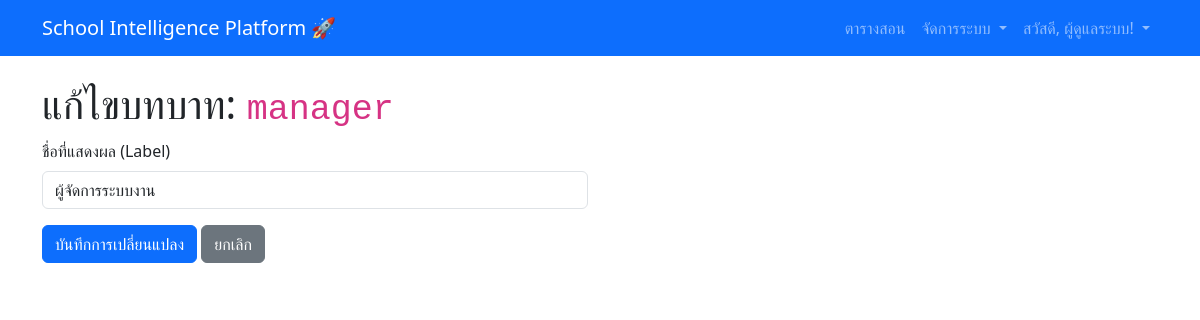
Page /admin/roles/edit/2 (signed in) on the committed database.
### V1.0/app/models.py (models this page shows, shortened)
class User(UserMixin, db.Model):
    id = db.Column(db.Integer, primary_key=True)
    username = db.Column(db.String(64), index=True, unique=True)
    password_hash = db.Column(db.String(256))
    full_name = db.Column(db.String(120))
    status = db.Column(db.String(50), default='Active')
    department = db.Column(db.String(120), index=True)
    max_periods_per_day = db.Column(db.Integer)
    max_periods_per_week = db.Column(db.Integer)
    roles = db.relationship('Role', secondary=user_roles, lazy='subquery',
                            backref=db.backref('users', lazy=True))
    activity_logs = db.relationship('ActivityLog', backref='user', lazy='dynamic')
    courses_taught = db.relationship('Course', backref='teacher', lazy='dynamic')
    advised_class_groups = db.relationship('ClassGroup', secondary=class_group_advisors, back_populates='advisors')

class Role(db.Model):
    id = db.Column(db.Integer, primary_key=True)
    key = db.Column(db.String(64), unique=True, index=True)
    label = db.Column(db.String(128))

### V1.0/app/admin/routes.py (the view)
@bp.route('/roles/edit/<int:id>', methods=['GET', 'POST'])
@login_required
@admin_required
def edit_role(id):
    role = Role.query.get_or_404(id)
    form = EditRoleForm(obj=role)
    if form.validate_on_submit():
        role.label = form.label.data
        db.session.commit()
        flash('บันทึกการเปลี่ยนแปลงเรียบร้อยแล้ว')
        return redirect(url_for('admin.manage_roles'))
    return render_template('admin/edit_role.html', title='แก้ไขบทบาท', form=form, role=role)

### V1.0/app/forms.py
class EditRoleForm(FlaskForm):
    label = StringField('ชื่อที่แสดงผล (Label)', validators=[DataRequired()])
    submit = SubmitField('บันทึกการเปลี่ยนแปลง')

### V1.0/app/templates/admin/edit_role.html (shortened to what this page needs)
{% extends "base.html" %}
{% block content %}
    <h1>แก้ไขบทบาท: <code>{{ role.key }}</code></h1>
    <div class="row">
        <div class="col-md-6">
            <form method="POST" action="">
                <div class="mb-3">
                    {{ form.label.label(class="form-label") }}
                    {{ form.label(class="form-control", size=32) }}
                </div>
                <div class="mb-3">
                    {{ form.submit(class="btn btn-primary") }}
                    <a href="{{ url_for('admin.manage_roles') }}" class="btn btn-secondary">ยกเลิก</a>
                </div>
            </form>
        </div>
    </div>
{% endblock %}

### V1.0/app/templates/base.html (shortened to what this page needs)
<!doctype html>
<html lang="th">
<head>
    <link href="https://cdn.jsdelivr.net/npm/bootstrap@5.3.3/dist/css/bootstrap.min.css" rel="stylesheet">
</head>
<body>
    <nav class="navbar navbar-expand-lg navbar-dark bg-primary">
        <div class="container">
            <a class="navbar-brand" href="{{ url_for('main.index') }}">School Intelligence Platform 🚀</a>
            <div class="collapse navbar-collapse" id="navbarNav">
<ul class="navbar-nav ms-auto">
    {% if current_user.is_anonymous %}
        <li class="nav-item"><a class="nav-link" href="{{ url_for('auth.login') }}">เข้าสู่ระบบ</a></li>
    {% else %}
        {% if not current_user.is_anonymous %}
        <li class="nav-item">
            <a class="nav-link" href="{{ url_for('main.view_timetable') }}">
                 ตารางสอน
            </a>
        </li>
        {% endif %}
{% if 'admin' in current_user.roles|map(attribute='key') %}
<li class="nav-item dropdown">
    <a class="nav-link dropdown-toggle" href="#" id="adminDropdown" role="button" data-bs-toggle="dropdown" aria-expanded="false">
         จัดการระบบ
    </a>
</li>
{% endif %}
        <li class="nav-item dropdown">
            <a class="nav-link dropdown-toggle" href="#" id="userDropdown" role="button" data-bs-toggle="dropdown" aria-expanded="false">
                สวัสดี, {{ current_user.full_name }}!
            </a>
        </li>
    {% endif %}
</ul>
            </div>
        </div>
    </nav>
    <main class="container mt-4">
        {% block content %}{% endblock %}
    </main>
</body>
</html>

### rows in the picture
User: full_name "ผู้ดูแลระบบ"
Role: key "manager", label "ผู้จัดการระบบงาน"
